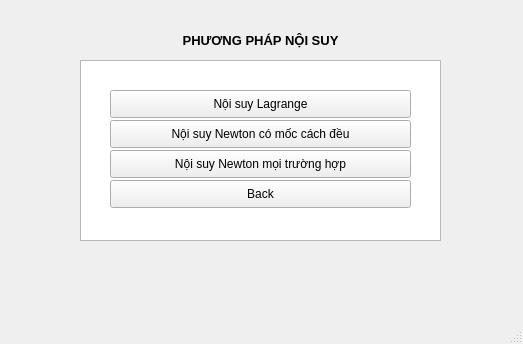
<?xml version="1.0" encoding="UTF-8"?>
<ui version="4.0">
 <class>menunoisuy_2</class>
 <widget class="QMainWindow" name="menunoisuy_2">
  <property name="geometry">
   <rect>
    <x>0</x>
    <y>0</y>
    <width>523</width>
    <height>344</height>
   </rect>
  </property>
  <property name="windowTitle">
   <string>MainWindow</string>
  </property>
  <widget class="QWidget" name="menunoisuy">
   <widget class="QTextBrowser" name="textBrowser">
    <property name="geometry">
     <rect>
      <x>80</x>
      <y>60</y>
      <width>361</width>
      <height>181</height>
     </rect>
    </property>
   </widget>
   <widget class="QLabel" name="label">
    <property name="geometry">
     <rect>
      <x>0</x>
      <y>30</y>
      <width>521</width>
      <height>20</height>
     </rect>
    </property>
    <property name="font">
     <font>
      <family>Arial</family>
      <pointsize>10</pointsize>
      <weight>75</weight>
      <bold>true</bold>
     </font>
    </property>
    <property name="lineWidth">
     <number>1</number>
    </property>
    <property name="text">
     <string>PHƯƠNG PHÁP NỘI SUY</string>
    </property>
    <property name="alignment">
     <set>Qt::AlignCenter</set>
    </property>
   </widget>
   <widget class="QPushButton" name="pplagrange">
    <property name="geometry">
     <rect>
      <x>110</x>
      <y>90</y>
      <width>301</width>
      <height>28</height>
     </rect>
    </property>
    <property name="layoutDirection">
     <enum>Qt::LeftToRight</enum>
    </property>
    <property name="text">
     <string>Nội suy Lagrange</string>
    </property>
   </widget>
   <widget class="QPushButton" name="ppnewtoncachdeu">
    <property name="geometry">
     <rect>
      <x>110</x>
      <y>120</y>
      <width>301</width>
      <height>28</height>
     </rect>
    </property>
    <property name="text">
     <string>Nội suy Newton có mốc cách đều</string>
    </property>
   </widget>
   <widget class="QPushButton" name="ppnewton">
    <property name="geometry">
     <rect>
      <x>110</x>
      <y>150</y>
      <width>301</width>
      <height>28</height>
     </rect>
    </property>
    <property name="text">
     <string>Nội suy Newton mọi trường hợp</string>
    </property>
   </widget>
   <widget class="QPushButton" name="back">
    <property name="geometry">
     <rect>
      <x>110</x>
      <y>180</y>
      <width>301</width>
      <height>28</height>
     </rect>
    </property>
    <property name="text">
     <string>Back</string>
    </property>
   </widget>
  </widget>
  <widget class="QMenuBar" name="menubar">
   <property name="geometry">
    <rect>
     <x>0</x>
     <y>0</y>
     <width>523</width>
     <height>26</height>
    </rect>
   </property>
  </widget>
  <widget class="QStatusBar" name="statusbar"/>
 </widget>
 <resources/>
 <connections/>
</ui>
